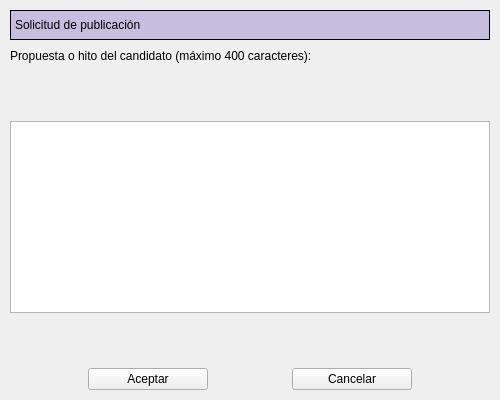
<?xml version="1.0" encoding="UTF-8"?>
<ui version="4.0">
 <class>NuevoProceso</class>
 <widget class="QDialog" name="NuevoProceso">
  <property name="geometry">
   <rect>
    <x>0</x>
    <y>0</y>
    <width>500</width>
    <height>400</height>
   </rect>
  </property>
  <property name="windowTitle">
   <string>Dialog</string>
  </property>
  <property name="styleSheet">
   <string notr="true">QLabel{
font: 14pt &quot;Lato&quot;;
}
QPushButton, QDateEdit, QTimeEdit{
font: 12pt &quot;Lato&quot;;
}
#titulo, #titulo_2, #titulo_3, #titulo_4{
font: 20pt &quot;Lato&quot;;
}
#barraTitulo, #barraTitulo_2, #barraTitulo_3, #barraTitulo_4{
background: rgb(199, 189, 222);
border: 1px solid;
}
</string>
  </property>
  <layout class="QVBoxLayout" name="verticalLayout">
   <property name="spacing">
    <number>1</number>
   </property>
   <property name="leftMargin">
    <number>1</number>
   </property>
   <property name="topMargin">
    <number>1</number>
   </property>
   <property name="rightMargin">
    <number>1</number>
   </property>
   <property name="bottomMargin">
    <number>1</number>
   </property>
   <item>
    <widget class="QStackedWidget" name="stackedWidget">
     <property name="currentIndex">
      <number>3</number>
     </property>
     <widget class="QWidget" name="nuevoProceso">
      <layout class="QVBoxLayout" name="verticalLayout_2">
       <item>
        <widget class="QWidget" name="barraTitulo" native="true">
         <layout class="QHBoxLayout" name="horizontalLayout">
          <property name="leftMargin">
           <number>5</number>
          </property>
          <property name="topMargin">
           <number>5</number>
          </property>
          <property name="rightMargin">
           <number>5</number>
          </property>
          <property name="bottomMargin">
           <number>5</number>
          </property>
          <item>
           <widget class="QLabel" name="titulo">
            <property name="text">
             <string>Nuevo proceso electoral</string>
            </property>
           </widget>
          </item>
          <item>
           <spacer name="horizontalSpacer">
            <property name="orientation">
             <enum>Qt::Horizontal</enum>
            </property>
            <property name="sizeHint" stdset="0">
             <size>
              <width>40</width>
              <height>20</height>
             </size>
            </property>
           </spacer>
          </item>
         </layout>
        </widget>
       </item>
       <item>
        <spacer name="verticalSpacer">
         <property name="orientation">
          <enum>Qt::Vertical</enum>
         </property>
         <property name="sizeHint" stdset="0">
          <size>
           <width>20</width>
           <height>40</height>
          </size>
         </property>
        </spacer>
       </item>
       <item>
        <layout class="QHBoxLayout" name="horizontalLayout_2">
         <property name="leftMargin">
          <number>5</number>
         </property>
         <property name="topMargin">
          <number>5</number>
         </property>
         <property name="rightMargin">
          <number>5</number>
         </property>
         <property name="bottomMargin">
          <number>5</number>
         </property>
         <item>
          <spacer name="horizontalSpacer_3">
           <property name="orientation">
            <enum>Qt::Horizontal</enum>
           </property>
           <property name="sizeHint" stdset="0">
            <size>
             <width>40</width>
             <height>20</height>
            </size>
           </property>
          </spacer>
         </item>
         <item>
          <layout class="QFormLayout" name="formLayout">
           <property name="verticalSpacing">
            <number>10</number>
           </property>
           <property name="leftMargin">
            <number>5</number>
           </property>
           <property name="topMargin">
            <number>5</number>
           </property>
           <property name="rightMargin">
            <number>5</number>
           </property>
           <property name="bottomMargin">
            <number>5</number>
           </property>
           <item row="0" column="0">
            <widget class="QLabel" name="label">
             <property name="text">
              <string>Inicio del proceso:</string>
             </property>
            </widget>
           </item>
           <item row="0" column="1">
            <widget class="QDateEdit" name="inicio">
             <property name="minimumSize">
              <size>
               <width>100</width>
               <height>0</height>
              </size>
             </property>
            </widget>
           </item>
           <item row="1" column="0">
            <widget class="QLabel" name="label_2">
             <property name="minimumSize">
              <size>
               <width>150</width>
               <height>0</height>
              </size>
             </property>
             <property name="text">
              <string>Cierre de campañas:</string>
             </property>
            </widget>
           </item>
           <item row="1" column="1">
            <widget class="QDateEdit" name="cierre"/>
           </item>
           <item row="2" column="0">
            <widget class="QLabel" name="label_3">
             <property name="text">
              <string>Día de la votación:</string>
             </property>
            </widget>
           </item>
           <item row="2" column="1">
            <widget class="QDateEdit" name="votacion"/>
           </item>
           <item row="3" column="0">
            <widget class="QLabel" name="label_4">
             <property name="text">
              <string>Hora de inico:</string>
             </property>
            </widget>
           </item>
           <item row="3" column="1">
            <widget class="QTimeEdit" name="h_inicio"/>
           </item>
           <item row="4" column="0">
            <widget class="QLabel" name="label_5">
             <property name="text">
              <string>Hora de fin:</string>
             </property>
            </widget>
           </item>
           <item row="4" column="1">
            <widget class="QTimeEdit" name="h_fin"/>
           </item>
          </layout>
         </item>
         <item>
          <spacer name="horizontalSpacer_4">
           <property name="orientation">
            <enum>Qt::Horizontal</enum>
           </property>
           <property name="sizeHint" stdset="0">
            <size>
             <width>40</width>
             <height>20</height>
            </size>
           </property>
          </spacer>
         </item>
        </layout>
       </item>
       <item>
        <spacer name="verticalSpacer_2">
         <property name="orientation">
          <enum>Qt::Vertical</enum>
         </property>
         <property name="sizeHint" stdset="0">
          <size>
           <width>20</width>
           <height>40</height>
          </size>
         </property>
        </spacer>
       </item>
       <item>
        <layout class="QHBoxLayout" name="horizontalLayout_3">
         <property name="leftMargin">
          <number>5</number>
         </property>
         <property name="topMargin">
          <number>5</number>
         </property>
         <property name="rightMargin">
          <number>5</number>
         </property>
         <property name="bottomMargin">
          <number>5</number>
         </property>
         <item>
          <spacer name="horizontalSpacer_5">
           <property name="orientation">
            <enum>Qt::Horizontal</enum>
           </property>
           <property name="sizeHint" stdset="0">
            <size>
             <width>40</width>
             <height>20</height>
            </size>
           </property>
          </spacer>
         </item>
         <item>
          <widget class="QPushButton" name="aceptar">
           <property name="minimumSize">
            <size>
             <width>120</width>
             <height>0</height>
            </size>
           </property>
           <property name="text">
            <string>Aceptar</string>
           </property>
          </widget>
         </item>
         <item>
          <spacer name="horizontalSpacer_7">
           <property name="orientation">
            <enum>Qt::Horizontal</enum>
           </property>
           <property name="sizeType">
            <enum>QSizePolicy::Fixed</enum>
           </property>
           <property name="sizeHint" stdset="0">
            <size>
             <width>40</width>
             <height>20</height>
            </size>
           </property>
          </spacer>
         </item>
         <item>
          <widget class="QPushButton" name="cancelar">
           <property name="minimumSize">
            <size>
             <width>120</width>
             <height>0</height>
            </size>
           </property>
           <property name="text">
            <string>Cancelar</string>
           </property>
          </widget>
         </item>
         <item>
          <spacer name="horizontalSpacer_6">
           <property name="orientation">
            <enum>Qt::Horizontal</enum>
           </property>
           <property name="sizeHint" stdset="0">
            <size>
             <width>40</width>
             <height>20</height>
            </size>
           </property>
          </spacer>
         </item>
        </layout>
       </item>
      </layout>
     </widget>
     <widget class="QWidget" name="candidatosRegistrados">
      <layout class="QVBoxLayout" name="verticalLayout_4">
       <item>
        <widget class="QWidget" name="barraTitulo_2" native="true">
         <layout class="QHBoxLayout" name="horizontalLayout_4">
          <property name="leftMargin">
           <number>5</number>
          </property>
          <property name="topMargin">
           <number>5</number>
          </property>
          <property name="rightMargin">
           <number>5</number>
          </property>
          <property name="bottomMargin">
           <number>5</number>
          </property>
          <item>
           <widget class="QPushButton" name="pushButton">
            <property name="text">
             <string/>
            </property>
           </widget>
          </item>
          <item>
           <widget class="QLabel" name="titulo_2">
            <property name="text">
             <string>Candidatos registrados</string>
            </property>
           </widget>
          </item>
          <item>
           <spacer name="horizontalSpacer_9">
            <property name="orientation">
             <enum>Qt::Horizontal</enum>
            </property>
            <property name="sizeHint" stdset="0">
             <size>
              <width>40</width>
              <height>20</height>
             </size>
            </property>
           </spacer>
          </item>
         </layout>
        </widget>
       </item>
       <item>
        <spacer name="verticalSpacer_3">
         <property name="orientation">
          <enum>Qt::Vertical</enum>
         </property>
         <property name="sizeHint" stdset="0">
          <size>
           <width>20</width>
           <height>40</height>
          </size>
         </property>
        </spacer>
       </item>
       <item>
        <layout class="QVBoxLayout" name="verticalLayout_3">
         <item>
          <layout class="QHBoxLayout" name="horizontalLayout_5">
           <item>
            <widget class="QTableView" name="tableView"/>
           </item>
          </layout>
         </item>
        </layout>
       </item>
       <item>
        <spacer name="verticalSpacer_4">
         <property name="orientation">
          <enum>Qt::Vertical</enum>
         </property>
         <property name="sizeHint" stdset="0">
          <size>
           <width>20</width>
           <height>40</height>
          </size>
         </property>
        </spacer>
       </item>
       <item>
        <layout class="QHBoxLayout" name="horizontalLayout_6">
         <property name="leftMargin">
          <number>5</number>
         </property>
         <property name="topMargin">
          <number>5</number>
         </property>
         <property name="rightMargin">
          <number>5</number>
         </property>
         <property name="bottomMargin">
          <number>5</number>
         </property>
         <item>
          <spacer name="horizontalSpacer_8">
           <property name="orientation">
            <enum>Qt::Horizontal</enum>
           </property>
           <property name="sizeHint" stdset="0">
            <size>
             <width>40</width>
             <height>20</height>
            </size>
           </property>
          </spacer>
         </item>
         <item>
          <widget class="QPushButton" name="aceptar_2">
           <property name="minimumSize">
            <size>
             <width>120</width>
             <height>0</height>
            </size>
           </property>
           <property name="text">
            <string>Terminado</string>
           </property>
          </widget>
         </item>
         <item>
          <spacer name="horizontalSpacer_10">
           <property name="orientation">
            <enum>Qt::Horizontal</enum>
           </property>
           <property name="sizeType">
            <enum>QSizePolicy::Fixed</enum>
           </property>
           <property name="sizeHint" stdset="0">
            <size>
             <width>40</width>
             <height>20</height>
            </size>
           </property>
          </spacer>
         </item>
         <item>
          <widget class="QPushButton" name="cancelar_2">
           <property name="minimumSize">
            <size>
             <width>120</width>
             <height>0</height>
            </size>
           </property>
           <property name="text">
            <string>Cancelar</string>
           </property>
          </widget>
         </item>
         <item>
          <spacer name="horizontalSpacer_11">
           <property name="orientation">
            <enum>Qt::Horizontal</enum>
           </property>
           <property name="sizeHint" stdset="0">
            <size>
             <width>40</width>
             <height>20</height>
            </size>
           </property>
          </spacer>
         </item>
        </layout>
       </item>
      </layout>
     </widget>
     <widget class="QWidget" name="inspeccionarProceso">
      <layout class="QVBoxLayout" name="verticalLayout_5">
       <item>
        <widget class="QWidget" name="barraTitulo_3" native="true">
         <layout class="QHBoxLayout" name="horizontalLayout_7">
          <property name="leftMargin">
           <number>5</number>
          </property>
          <property name="topMargin">
           <number>5</number>
          </property>
          <property name="rightMargin">
           <number>5</number>
          </property>
          <property name="bottomMargin">
           <number>5</number>
          </property>
          <item>
           <widget class="QLabel" name="titulo_3">
            <property name="text">
             <string>Inspeccionar proceso</string>
            </property>
           </widget>
          </item>
          <item>
           <spacer name="horizontalSpacer_2">
            <property name="orientation">
             <enum>Qt::Horizontal</enum>
            </property>
            <property name="sizeHint" stdset="0">
             <size>
              <width>40</width>
              <height>20</height>
             </size>
            </property>
           </spacer>
          </item>
         </layout>
        </widget>
       </item>
       <item>
        <spacer name="verticalSpacer_5">
         <property name="orientation">
          <enum>Qt::Vertical</enum>
         </property>
         <property name="sizeHint" stdset="0">
          <size>
           <width>20</width>
           <height>40</height>
          </size>
         </property>
        </spacer>
       </item>
       <item>
        <layout class="QHBoxLayout" name="horizontalLayout_9">
         <property name="leftMargin">
          <number>5</number>
         </property>
         <property name="topMargin">
          <number>5</number>
         </property>
         <property name="rightMargin">
          <number>5</number>
         </property>
         <property name="bottomMargin">
          <number>5</number>
         </property>
         <item>
          <spacer name="horizontalSpacer_15">
           <property name="orientation">
            <enum>Qt::Horizontal</enum>
           </property>
           <property name="sizeHint" stdset="0">
            <size>
             <width>40</width>
             <height>20</height>
            </size>
           </property>
          </spacer>
         </item>
         <item>
          <layout class="QFormLayout" name="formLayout_2">
           <property name="verticalSpacing">
            <number>10</number>
           </property>
           <property name="leftMargin">
            <number>5</number>
           </property>
           <property name="topMargin">
            <number>5</number>
           </property>
           <property name="rightMargin">
            <number>5</number>
           </property>
           <property name="bottomMargin">
            <number>5</number>
           </property>
           <item row="0" column="0">
            <widget class="QLabel" name="label_6">
             <property name="text">
              <string>Inicio del proceso:</string>
             </property>
            </widget>
           </item>
           <item row="0" column="1">
            <widget class="QDateEdit" name="inicio_2">
             <property name="minimumSize">
              <size>
               <width>100</width>
               <height>0</height>
              </size>
             </property>
            </widget>
           </item>
           <item row="1" column="0">
            <widget class="QLabel" name="label_7">
             <property name="minimumSize">
              <size>
               <width>150</width>
               <height>0</height>
              </size>
             </property>
             <property name="text">
              <string>Cierre de campañas:</string>
             </property>
            </widget>
           </item>
           <item row="1" column="1">
            <widget class="QDateEdit" name="cierre_2"/>
           </item>
           <item row="2" column="0">
            <widget class="QLabel" name="label_8">
             <property name="text">
              <string>Día de la votación:</string>
             </property>
            </widget>
           </item>
           <item row="2" column="1">
            <widget class="QDateEdit" name="votacion_2"/>
           </item>
           <item row="3" column="0">
            <widget class="QLabel" name="label_9">
             <property name="text">
              <string>Hora de inico:</string>
             </property>
            </widget>
           </item>
           <item row="3" column="1">
            <widget class="QTimeEdit" name="h_inicio_2"/>
           </item>
           <item row="4" column="0">
            <widget class="QLabel" name="label_10">
             <property name="text">
              <string>Hora de fin:</string>
             </property>
            </widget>
           </item>
           <item row="4" column="1">
            <widget class="QTimeEdit" name="h_fin_2"/>
           </item>
          </layout>
         </item>
         <item>
          <spacer name="horizontalSpacer_16">
           <property name="orientation">
            <enum>Qt::Horizontal</enum>
           </property>
           <property name="sizeHint" stdset="0">
            <size>
             <width>40</width>
             <height>20</height>
            </size>
           </property>
          </spacer>
         </item>
        </layout>
       </item>
       <item>
        <spacer name="verticalSpacer_6">
         <property name="orientation">
          <enum>Qt::Vertical</enum>
         </property>
         <property name="sizeHint" stdset="0">
          <size>
           <width>20</width>
           <height>40</height>
          </size>
         </property>
        </spacer>
       </item>
       <item>
        <layout class="QHBoxLayout" name="horizontalLayout_8">
         <property name="leftMargin">
          <number>5</number>
         </property>
         <property name="topMargin">
          <number>5</number>
         </property>
         <property name="rightMargin">
          <number>5</number>
         </property>
         <property name="bottomMargin">
          <number>5</number>
         </property>
         <item>
          <spacer name="horizontalSpacer_12">
           <property name="orientation">
            <enum>Qt::Horizontal</enum>
           </property>
           <property name="sizeHint" stdset="0">
            <size>
             <width>40</width>
             <height>20</height>
            </size>
           </property>
          </spacer>
         </item>
         <item>
          <widget class="QPushButton" name="aceptar_3">
           <property name="minimumSize">
            <size>
             <width>120</width>
             <height>0</height>
            </size>
           </property>
           <property name="text">
            <string>Aceptar</string>
           </property>
          </widget>
         </item>
         <item>
          <spacer name="horizontalSpacer_17">
           <property name="orientation">
            <enum>Qt::Horizontal</enum>
           </property>
           <property name="sizeHint" stdset="0">
            <size>
             <width>40</width>
             <height>20</height>
            </size>
           </property>
          </spacer>
         </item>
         <item>
          <widget class="QPushButton" name="pushButton_2">
           <property name="minimumSize">
            <size>
             <width>120</width>
             <height>0</height>
            </size>
           </property>
           <property name="text">
            <string>Modificar</string>
           </property>
          </widget>
         </item>
         <item>
          <spacer name="horizontalSpacer_13">
           <property name="orientation">
            <enum>Qt::Horizontal</enum>
           </property>
           <property name="sizeType">
            <enum>QSizePolicy::Fixed</enum>
           </property>
           <property name="sizeHint" stdset="0">
            <size>
             <width>40</width>
             <height>20</height>
            </size>
           </property>
          </spacer>
         </item>
         <item>
          <widget class="QPushButton" name="cancelar_3">
           <property name="minimumSize">
            <size>
             <width>120</width>
             <height>0</height>
            </size>
           </property>
           <property name="text">
            <string>Cancelar</string>
           </property>
          </widget>
         </item>
         <item>
          <spacer name="horizontalSpacer_14">
           <property name="orientation">
            <enum>Qt::Horizontal</enum>
           </property>
           <property name="sizeHint" stdset="0">
            <size>
             <width>40</width>
             <height>20</height>
            </size>
           </property>
          </spacer>
         </item>
        </layout>
       </item>
      </layout>
     </widget>
     <widget class="QWidget" name="page">
      <layout class="QVBoxLayout" name="verticalLayout_6">
       <item>
        <widget class="QWidget" name="barraTitulo_4" native="true">
         <layout class="QHBoxLayout" name="horizontalLayout_10">
          <property name="leftMargin">
           <number>5</number>
          </property>
          <property name="topMargin">
           <number>5</number>
          </property>
          <property name="rightMargin">
           <number>5</number>
          </property>
          <property name="bottomMargin">
           <number>5</number>
          </property>
          <item>
           <widget class="QLabel" name="titulo_4">
            <property name="text">
             <string>Solicitud de publicación</string>
            </property>
           </widget>
          </item>
          <item>
           <spacer name="horizontalSpacer_18">
            <property name="orientation">
             <enum>Qt::Horizontal</enum>
            </property>
            <property name="sizeHint" stdset="0">
             <size>
              <width>40</width>
              <height>20</height>
             </size>
            </property>
           </spacer>
          </item>
         </layout>
        </widget>
       </item>
       <item>
        <layout class="QHBoxLayout" name="horizontalLayout_12">
         <item>
          <widget class="QLabel" name="label_11">
           <property name="text">
            <string>Propuesta o hito del candidato (máximo 400 caracteres):</string>
           </property>
          </widget>
         </item>
         <item>
          <spacer name="horizontalSpacer_19">
           <property name="orientation">
            <enum>Qt::Horizontal</enum>
           </property>
           <property name="sizeHint" stdset="0">
            <size>
             <width>40</width>
             <height>20</height>
            </size>
           </property>
          </spacer>
         </item>
        </layout>
       </item>
       <item>
        <spacer name="verticalSpacer_7">
         <property name="orientation">
          <enum>Qt::Vertical</enum>
         </property>
         <property name="sizeHint" stdset="0">
          <size>
           <width>20</width>
           <height>40</height>
          </size>
         </property>
        </spacer>
       </item>
       <item>
        <layout class="QHBoxLayout" name="horizontalLayout_11">
         <item>
          <widget class="QTextEdit" name="textEdit"/>
         </item>
        </layout>
       </item>
       <item>
        <spacer name="verticalSpacer_8">
         <property name="orientation">
          <enum>Qt::Vertical</enum>
         </property>
         <property name="sizeHint" stdset="0">
          <size>
           <width>20</width>
           <height>40</height>
          </size>
         </property>
        </spacer>
       </item>
       <item>
        <layout class="QHBoxLayout" name="horizontalLayout_13">
         <item>
          <spacer name="horizontalSpacer_20">
           <property name="orientation">
            <enum>Qt::Horizontal</enum>
           </property>
           <property name="sizeHint" stdset="0">
            <size>
             <width>40</width>
             <height>20</height>
            </size>
           </property>
          </spacer>
         </item>
         <item>
          <widget class="QPushButton" name="pushButton_4">
           <property name="minimumSize">
            <size>
             <width>120</width>
             <height>0</height>
            </size>
           </property>
           <property name="text">
            <string>Aceptar</string>
           </property>
          </widget>
         </item>
         <item>
          <spacer name="horizontalSpacer_22">
           <property name="orientation">
            <enum>Qt::Horizontal</enum>
           </property>
           <property name="sizeHint" stdset="0">
            <size>
             <width>40</width>
             <height>20</height>
            </size>
           </property>
          </spacer>
         </item>
         <item>
          <widget class="QPushButton" name="pushButton_3">
           <property name="minimumSize">
            <size>
             <width>120</width>
             <height>0</height>
            </size>
           </property>
           <property name="text">
            <string>Cancelar</string>
           </property>
          </widget>
         </item>
         <item>
          <spacer name="horizontalSpacer_21">
           <property name="orientation">
            <enum>Qt::Horizontal</enum>
           </property>
           <property name="sizeHint" stdset="0">
            <size>
             <width>40</width>
             <height>20</height>
            </size>
           </property>
          </spacer>
         </item>
        </layout>
       </item>
      </layout>
     </widget>
    </widget>
   </item>
  </layout>
 </widget>
 <resources/>
 <connections/>
</ui>
